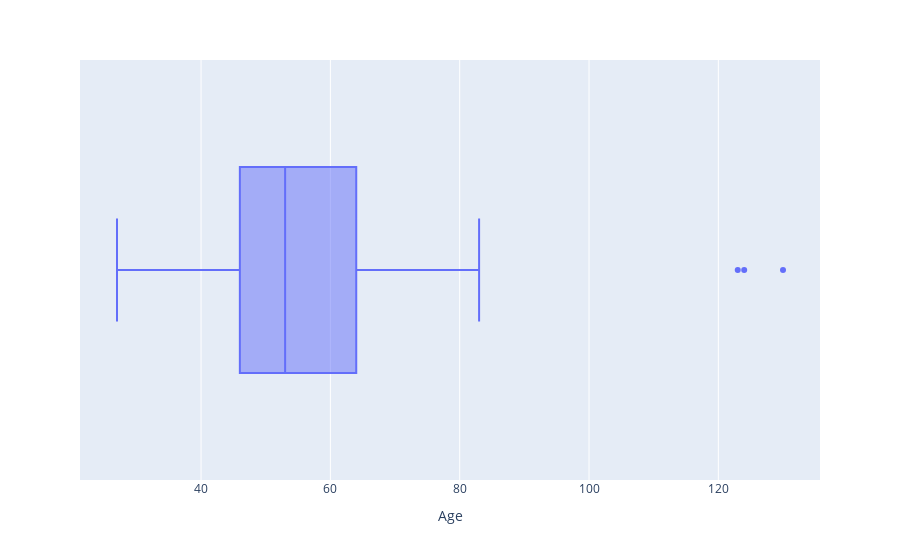

Notebook cell for this chart:
### Code cell
px.box(df, 'Age')

### Figure 1 — Plotly figure (JSON) as saved in the notebook; plotly's stock layout.template omitted (floating-point values rounded to 4 significant figures; data arrays with more than 128 entries replaced by an {"elided": "..."} marker saying what was removed)
{"data": [{"alignmentgroup": "True", "hovertemplate": "Age=%{x}<extra></extra>", "legendgroup": "", "marker": {"color": "#636efa"}, "name": "", "notched": false, "offsetgroup": "", "orientation": "h", "showlegend": false, "type": "box", "x": {"elided": "2208 int values"}, "x0": " ", "xaxis": "x", "y0": " ", "yaxis": "y"}], "layout": {"boxmode": "group", "legend": {"tracegroupgap": 0}, "margin": {"t": 60}, "xaxis": {"anchor": "y", "domain": [0, 1], "title": {"text": "Age"}}, "yaxis": {"anchor": "x", "domain": [0, 1]}}}
